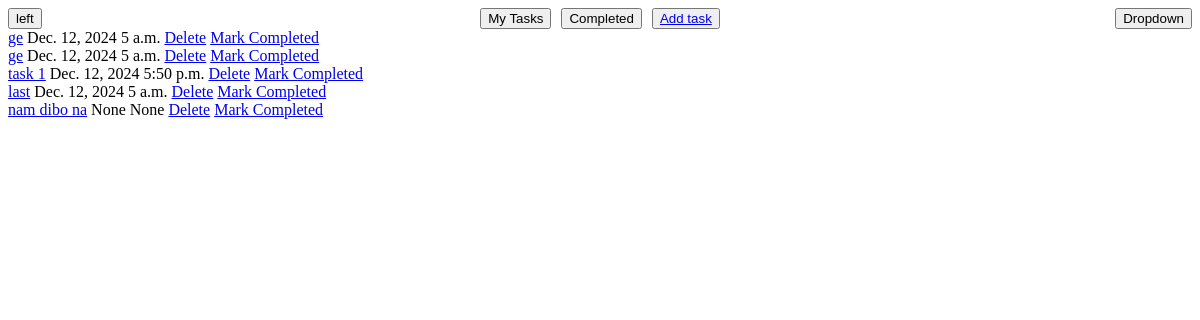
Before: / (signed in) with the older database file.
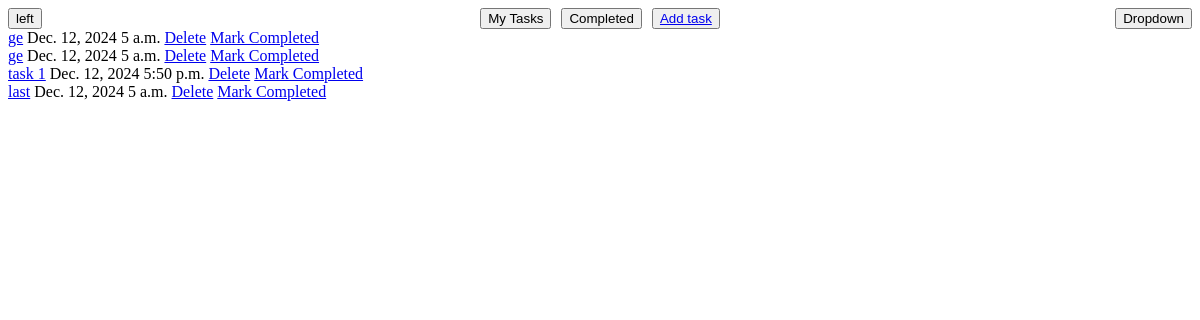
After: the same page with the newer database file.
### Task/models.py (models this page shows)
class Task(models.Model):
    user=models.ForeignKey(User,on_delete=models.CASCADE)
    name=models.CharField(max_length=250)
    deadline=models.DateField(null=True,blank=True)
    time=models.TimeField(null=True,blank=True)
    completed=models.BooleanField(default=False)
    def __str__(self):
        return self.name

### Task/views.py (the view)
# urls.py: path('',views.home,name="home"),
def home(request):
    if request.user.is_authenticated:
        tasks=Task.objects.filter(user=request.user)
    else:
        tasks=None
    return render(request,"ToDo/home.html",{"tasks":tasks})

### templates/ToDo/home.html (shortened to what this page needs)
<html lang="en">
{% load static %}
<head>
    <link rel="stylesheet" href="{% static 'home.css' %}">
</head>
<body>
    <nav>
        <div id="navleft">
            <button>left</button>
        </div>
        <div id="navmid">
            <button id="mytasks" onclick="mytasks()">My Tasks</button>
            <button id="completed" onclick="completedtasks()">Completed</button>
            <button><a href="{% url 'Task:addtask' %}">Add task</a></button>
        </div>
        <div id="navright">
            <div id="dropdown">
                <button id="profile">Dropdown</button>
            </div>
        </div>
    </nav>
    <main id="main">
        <div id="tasks">
            {% if user.is_authenticated%}
                {% for task in tasks%}
                    {% if task.completed == False%} <a href="/update/{{task.id}}">{{task}}</a> {{task.deadline}} {{task.time}} <a href="/delete/{{task.id}}">Delete</a> <a href="/completed/{{task.id}}">Mark Completed</a> <br>
                    {%endif%}
                {%endfor%}
            {%endif%}
        </div>
    </main>
</body>
</html>

### static/home.css (style rules this page uses)
nav { display: grid; grid-template-columns: 20% 60% 20%; }
#navright { display: grid; justify-content: end; }
#navmid { display: grid; grid-template-columns: auto auto auto; justify-content: center; column-gap: 10px; }
#dropdown { position: relative; display: inline-block; }

Changed rows visible on the page:
removed Task: name "nam dibo na", deadline "None", time "None"
